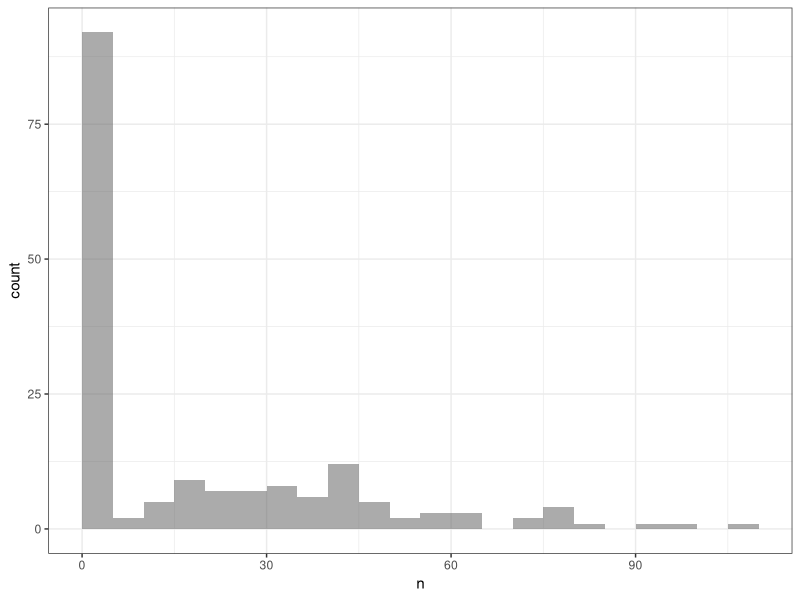
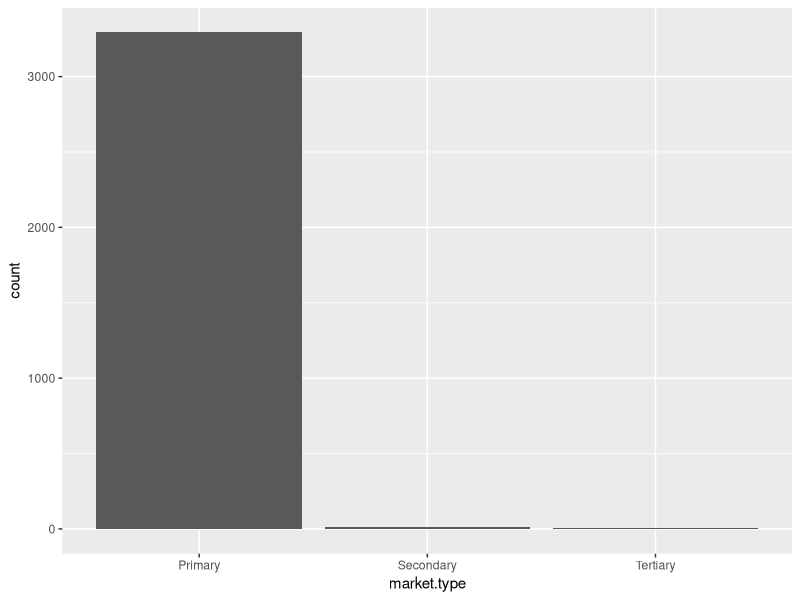
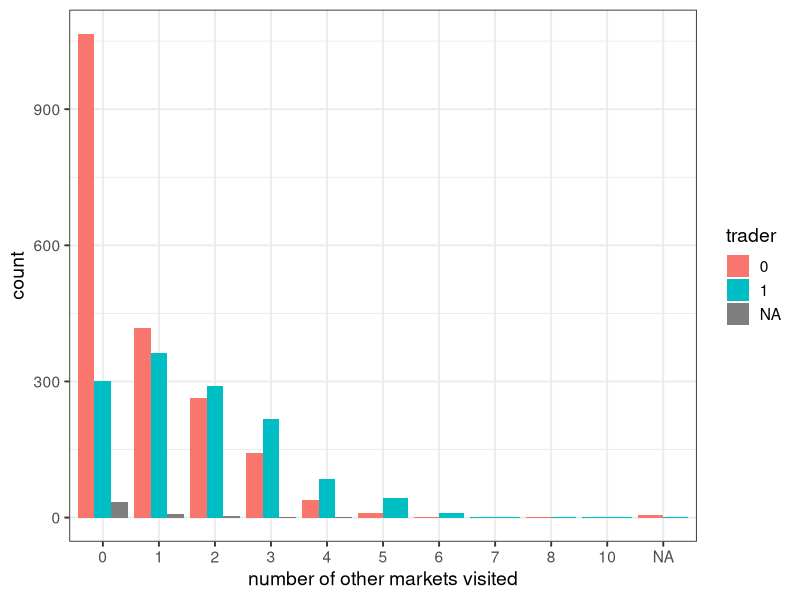

These charts were generated, in order, by the following R code:
## ---- chunk 1
knitr::opts_chunk$set(echo = TRUE)
## ---- chunk 2
library(readr)
library(tidyverse)
library(here)
library(knitr)
## ---- chunk 3


# load tanzania data for market c general info and activities surveys
mrktc_generalinfo <- read_csv(here("tanzania_data/mrktc_generalinfo_tanzania.csv"))
lkpmrkt_type <- read_csv(here("ecopprmarketscsvs/mrktc_lkpmrkt_type.csv"))


## ---- chunk 4
# mrktc analysis -- 

colnames(mrktc_generalinfo)

mrktc_clean <- mrktc_generalinfo %>%
  select(
    fid = `fid.see.mrktc.idtable.`,
    country = `country.see.mrkta.lkpcountry.`,
    district.region.code = `district.region.see.mrkta.lkpregion.`,
    ward.code = `ward.see.mrkta.lkpward.`,
    village,
    market.name = `name.of.market`,
    market.type = `type.of.market.see.mrktc.lkpmrkt.type.`,
    `respondent.role`,
    other.market.visited= `13.have.you.visited.other.markets.to.sell.or.buy.sheep.and.goats.in.the.past.one.month.`,
  number.markets.visited =`number.of.other.markets.you.have.visited.to.sell.or.buy.sheep.and.goats.in.the.past.one.month`,
  trader = `researcher.is.this.person.a.trader.meaning.they.buy.and.sell.animals.as.a.business.`,
  trade.pattern = `14.what.is.your.usual.pattern.of.trading.sheep.and.or.goats.`,
    `gps.coordinates.of.the.market`,
    `unique.row.identifier.uuid.`
    ) %>%
  # clean text variables:
  mutate(
    "market.name" = tolower(`market.name`), # lowercase
    "market.name" = gsub("[[:punct:]]", " ", `market.name`), # remove punctuation
    "market.name" = trimws(`market.name`), #trim leading and trailing spaces
    "market.name" = gsub("\\s+", ".", `market.name`)# replace 1+ spaces with "."
  )  %>% 
  mutate(
    "village" = tolower(`village`), # lowercase
    "village" = gsub("[[:punct:]]", " ", `village`), # remove punctuation
    "village" = trimws(`village`),
    "village" = gsub("\\s+", ".", `village`)
  )
  
## ---- chunk 5
# Market Details: name, location

mrktc_details <- mrktc_clean %>%
  select(fid, country, district.region.code,ward.code,village,market.name,market.type)

survey_count <- mrktc_details %>% group_by(market.name) %>% count()
kable(survey_count %>% arrange(market.name))
# number of markets with <20 surveys conducted 
# survey_count %>% filter(n<20) %>% View()
# survey_count %>% filter(n<20) %>% nrow()

ggplot(survey_count, aes(x=n))+
  geom_histogram(binwidth = 5, alpha = 0.5, boundary = 0)+
  theme_bw()
## ---- chunk 6

## Unique Villages: 
# mrktc_details %>% group_by(village) %>% count() %>% arrange(village) %>% kable()

# for each unique village-market name combination how many surveys were conducted:

mrktc_details %>% 
  group_by(village,market.name) %>% 
  count() %>% 
  # View() %>% 
  # group_by(village) %>% 
  # count() %>% 
  arrange(village) %>%
  ungroup() %>%
  slice_head(n=20) %>%
  kable()
## ---- chunk 7

## TYPE OF MARKET ##

mrktc_mrkttype <- mrktc_clean %>%
  select(market.name, 
         "market.type.code" = market.type) %>%
  left_join(lkpmrkt_type %>% select(Code, "market.type" = Description),
            by = c("market.type.code" = "Code"))

mrktc_mrkttype %>% group_by(market.type) %>% count() %>% View()

ggplot(mrktc_mrkttype, aes(market.type))+
  geom_bar(stat = "count")
## ---- chunk 8

## MARKET INTERACTIONS ##
# have you visited other markets in last 1 month?

mrktc_mrktvisits <- mrktc_clean %>%
  select("other.market.visited", "number.markets.visited","trader") %>%
  mutate(number.markets.visited = ifelse(`other.market.visited`==0, 0,`number.markets.visited`),
         # trader = ifelse(trader==1,"yes", ifelse(trader==0,"no",NA))
         )

ggplot(mrktc_mrktvisits, aes(factor(number.markets.visited), group = trader, fill= factor(trader)))+
  geom_bar(stat="count", position = "dodge")+
  labs(x="number of other markets visited",
       fill = "trader")+
  theme_bw(base_size = 14)

# Usual pattern of trading: 
# mrktc_clean %>% select(`trade.pattern`) %>% na.omit() %>% View()


